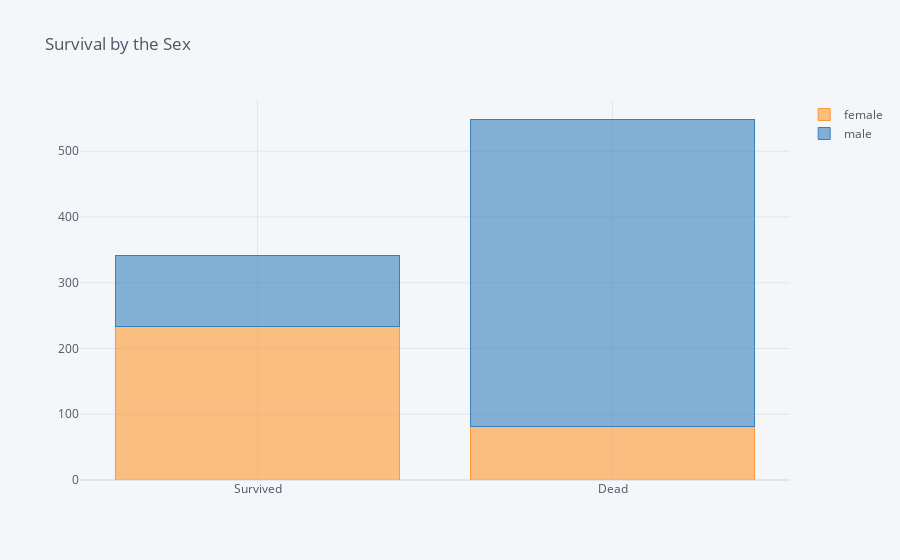

Source (notebook cell):
### Markdown cell above
**Bar graphs are good to present the data of different groups that are being compared with each other. Plus they can be used stacked to show different variable effects. We will make a bar graph to show survived passenger count by sex.**

### Code cell
survived_sex = df[df['Survived']==1]['Sex'].value_counts()
dead_sex = df[df['Survived']==0]['Sex'].value_counts()
df1 = pd.DataFrame([survived_sex,dead_sex])
df1.index = ['Survived','Dead']
df1.iplot(kind='bar',barmode='stack', title='Survival by the Sex')

### Figure 1 — Plotly figure (JSON) as saved in the notebook; plotly's stock layout.template omitted (floating-point values rounded to 4 significant figures)
{"data": [{"marker": {"color": "rgba(255, 153, 51, 0.6)", "line": {"color": "rgba(255, 153, 51, 1.0)", "width": 1}}, "name": "female", "orientation": "v", "text": "", "type": "bar", "x": ["Survived", "Dead"], "y": [233, 81]}, {"marker": {"color": "rgba(55, 128, 191, 0.6)", "line": {"color": "rgba(55, 128, 191, 1.0)", "width": 1}}, "name": "male", "orientation": "v", "text": "", "type": "bar", "x": ["Survived", "Dead"], "y": [109, 468]}], "layout": {"barmode": "stack", "legend": {"bgcolor": "#F5F6F9", "font": {"color": "#4D5663"}, "traceorder": "normal"}, "paper_bgcolor": "#F5F6F9", "plot_bgcolor": "#F5F6F9", "title": {"font": {"color": "#4D5663"}, "text": "Survival by the Sex"}, "xaxis": {"gridcolor": "#E1E5ED", "showgrid": true, "tickfont": {"color": "#4D5663"}, "title": {"font": {"color": "#4D5663"}, "text": ""}, "zerolinecolor": "#E1E5ED"}, "yaxis": {"gridcolor": "#E1E5ED", "showgrid": true, "tickfont": {"color": "#4D5663"}, "title": {"font": {"color": "#4D5663"}, "text": ""}, "zerolinecolor": "#E1E5ED"}}}
